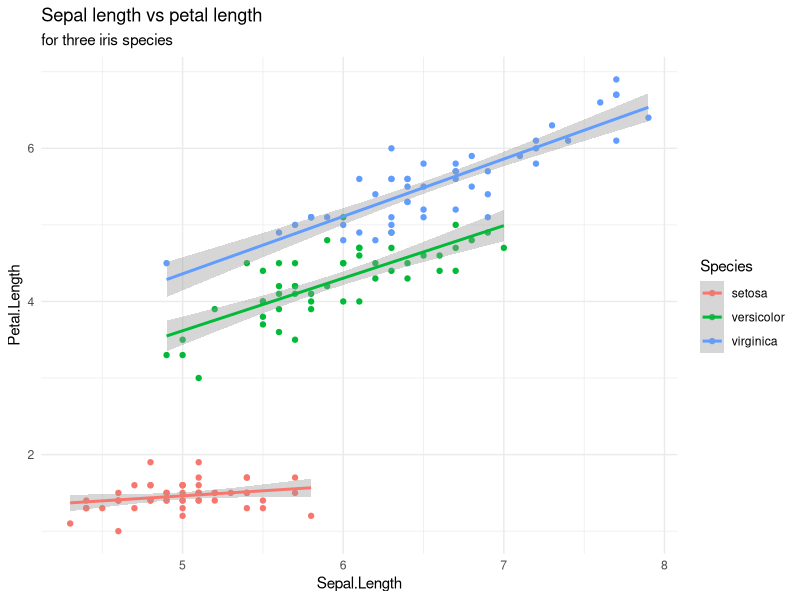
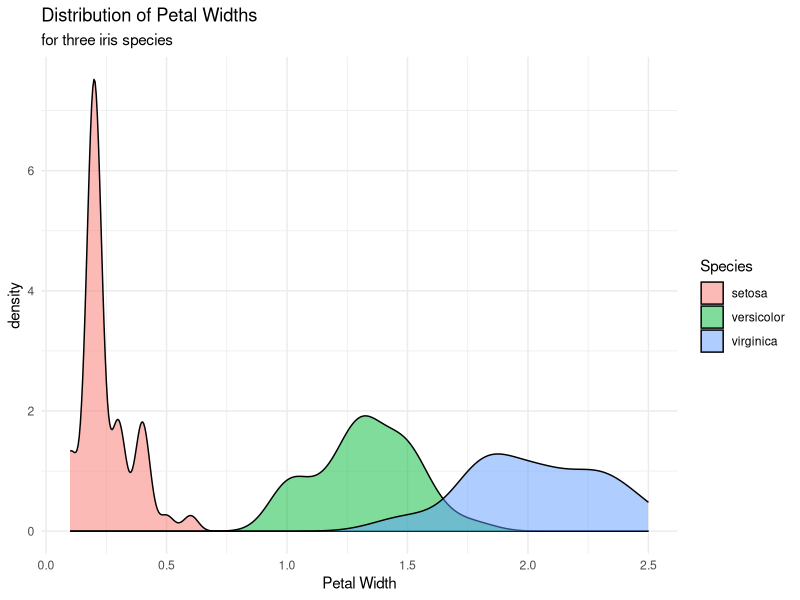
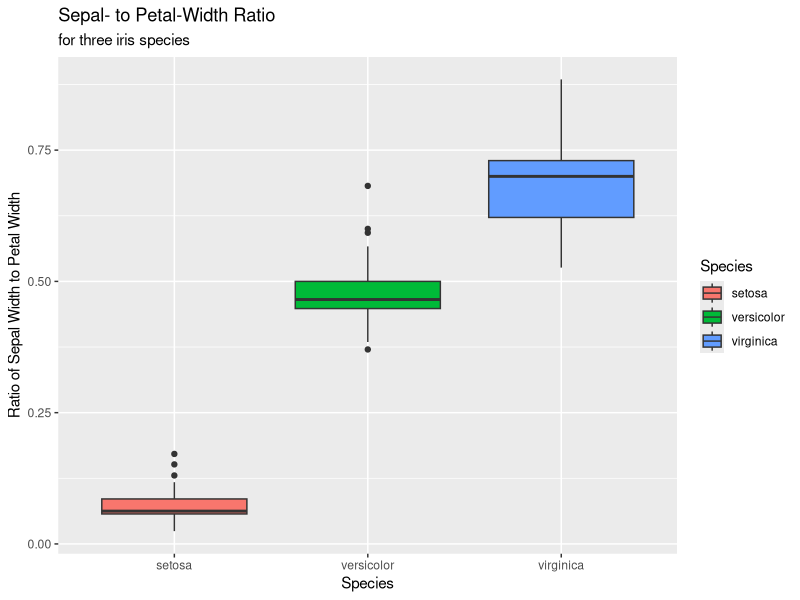
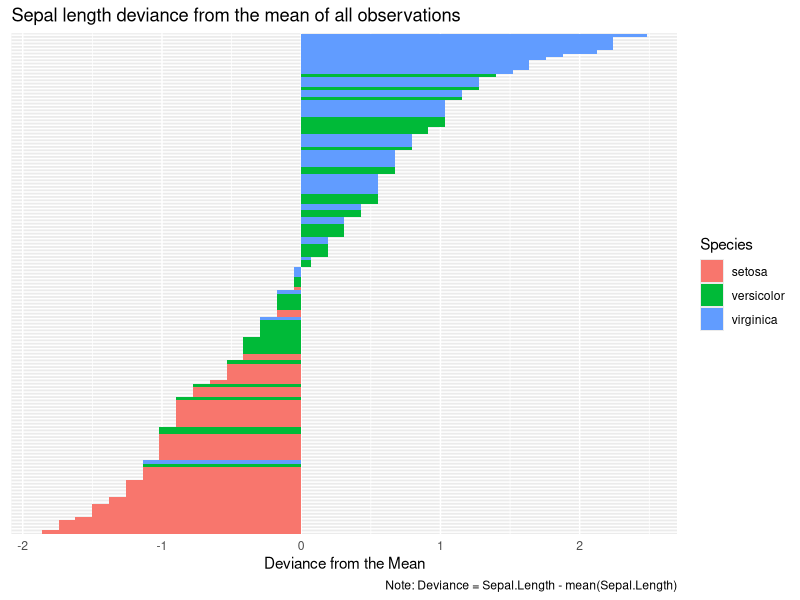

Recreate these plots in R, in order.
library(tidyverse)
library(ggplot2)
data("iris")

#1)Load the “iris” data set
png(file="iris_fig1.png")  
ggplot(iris,aes(x = Sepal.Length, y= Petal.Length)) +
  geom_point(aes(color=Species)) +
  geom_smooth(method = "lm",aes(color=Species))+
  labs(title = "Sepal length vs petal length", subtitle = "for three iris species")+
  theme_minimal()
dev.off()

#2) Duplicate the first 3 figures below and save them in your Assignment_5 
#directory as “iris_fig1.png”, “iris_fig2.png”, “iris_fig3.png”, respectively.
png(file="iris_fig2.png") 
ggplot(iris,aes(x=Petal.Width,fill=Species))+
  geom_density(alpha=0.5)+
  labs(title = "Distribution of Petal Widths", subtitle = "for three iris species", x="Petal Width")+
  theme_minimal()
dev.off()

#3) Keep in mind that by default, I make most of my figures with theme_minimal()
png(file="iris_fig3.png") 
ggplot(iris, aes(x=Species, y=c(Petal.Width/Sepal.Width), fill=Species)) +
  geom_boxplot()+
  labs(title = "Sepal- to Petal-Width Ratio", subtitle = "for three iris species", y="Ratio of Sepal Width to Petal Width")
dev.off()

#4)Read through the different plot types on this website and use the info to reproduce 
#the fourth figure below. Save it as “iris_fig4.png” (this is a great website to bookmark
png(file="iris_fig4_4.png") 
iris$`inames` <- rownames(iris) # create new column for species names
iris$length_norm <- round((iris$Sepal.Length - mean(iris$Sepal.Length))/sd(iris$Sepal.Length), 3) # compute normalized Lengths
iris <- iris[order(iris$length_norm), ] #sort
iris$`inames` <- factor(iris$`inames`, levels = iris$`inames`)#convert to factor to retain sorted order in plot

ggplot(iris, aes(x=`inames`, y=length_norm, label=length_norm)) + 
  geom_bar(stat='identity', aes(fill=Species), width = 1) +
  labs(title="Sepal length deviance from the mean of all observations", y="Deviance from the Mean", caption = "Note: Deviance = Sepal.Length - mean(Sepal.Length)")+
  coord_flip() + 
  theme(axis.text.y = element_blank(), axis.ticks = element_blank(), axis.title.y=element_blank()
        )
dev.off()

